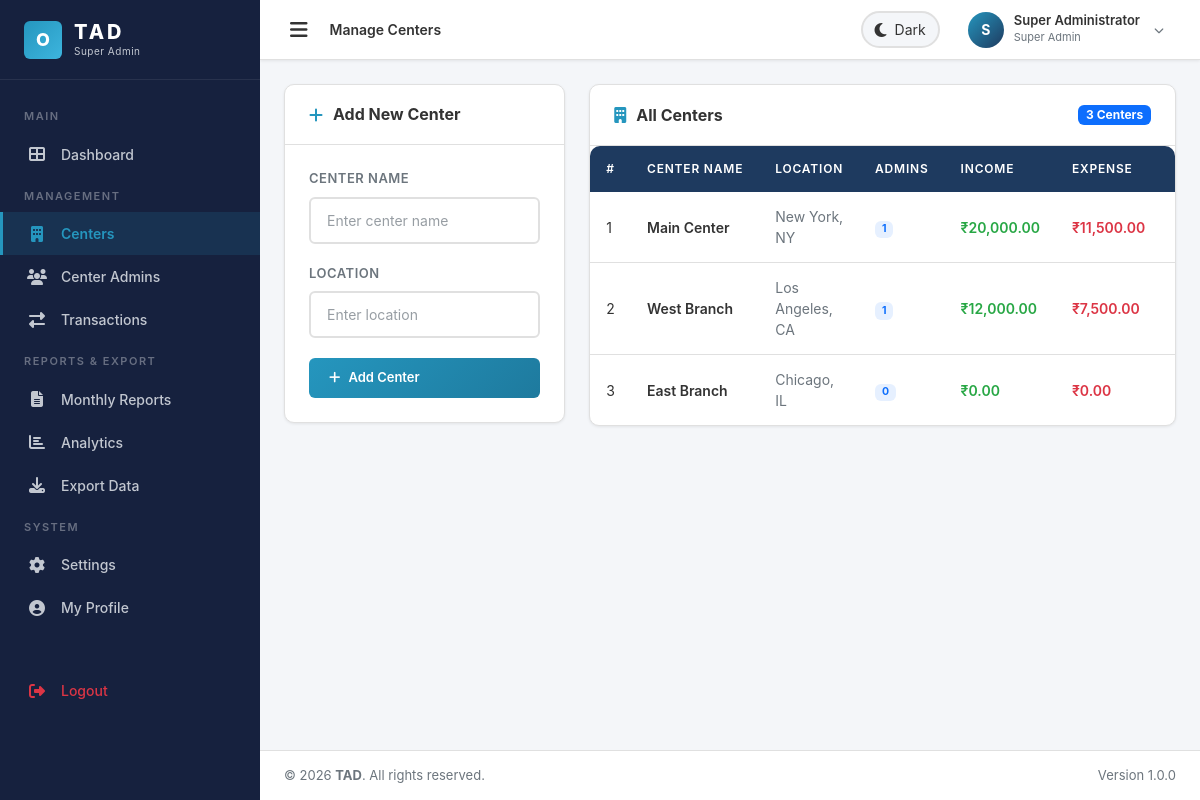
The app's page /superadmin/centers.php (signed in) with its own data.
### tables this page shows
CREATE TABLE `centers` (
    `id` INT AUTO_INCREMENT PRIMARY KEY,
    `center_name` VARCHAR(255) NOT NULL,
    `location` VARCHAR(255) NOT NULL,
    `created_at` TIMESTAMP DEFAULT CURRENT_TIMESTAMP
);

### includes/functions.php (called while the page is built, shortened)
<?php
function sanitize($data) {
    $data = trim($data);
    $data = stripslashes($data);
    $data = htmlspecialchars($data, ENT_QUOTES, 'UTF-8');
    return $data;
}
function formatCurrency($amount) {
    $amount = (float)$amount;
    $isNegative = $amount < 0;
    $amount = abs($amount);
    $whole = floor($amount);
    $decimal = sprintf('%02d', round(($amount - $whole) * 100));
    $wholeStr = (string)$whole;
    $length = strlen($wholeStr);
    if ($length > 3) {
        $lastThree = substr($wholeStr, -3);
        $remaining = substr($wholeStr, 0, $length - 3);
        $formatted = '';
        $remLen = strlen($remaining);
        for ($i = 0; $i < $remLen; $i++) {
            $formatted .= $remaining[$i];
        }
        $result = $formatted . ',' . $lastThree . '.' . $decimal;
    } else {
        $result = $wholeStr . '.' . $decimal;
    }
    return ($isNegative ? '-' : '') . '₹' . $result;
}

### superadmin/centers.php (the view, shortened to what this page needs)
<?php
$conn = getDBConnection();
$centers = $conn->query("SELECT c.*,
    (SELECT COUNT(*) FROM users WHERE center_id = c.id AND role = 'center_admin') as admin_count,
    COALESCE((SELECT SUM(amount) FROM transactions WHERE center_id = c.id AND type='income'), 0) as total_income,
    COALESCE((SELECT SUM(amount) FROM transactions WHERE center_id = c.id AND type='expense'), 0) as total_expense
    FROM centers c ORDER BY c.created_at DESC");
$editCenter = null;
include __DIR__ . '/../includes/header.php';
?>
<div class="row g-4">
    <div class="col-lg-4">
        <div class="card-custom">
            <div class="card-custom-header">
                <h5><i class="fas fa-<?php echo $editCenter ? 'edit' : 'plus'; ?>"></i>
                    <?php echo $editCenter ? 'Edit Center' : 'Add New Center'; ?>
                </h5>
            </div>
            <div class="card-custom-body">
                <form method="POST" class="needs-validation" novalidate>
                    <div class="form-group-custom">
                        <label>Center Name</label>
                        <input type="text" name="center_name" class="form-control-custom"
                               placeholder="Enter center name" required
                               value="<?php echo $editCenter ? sanitize($editCenter['center_name']) : ''; ?>">
                    </div>
                    <div class="form-group-custom">
                        <label>Location</label>
                        <input type="text" name="location" class="form-control-custom"
                               placeholder="Enter location" required
                               value="<?php echo $editCenter ? sanitize($editCenter['location']) : ''; ?>">
                    </div>
                    <button type="submit" class="btn-primary-custom w-100">
                        <i class="fas fa-<?php echo $editCenter ? 'save' : 'plus'; ?>"></i>
                        <?php echo $editCenter ? 'Update Center' : 'Add Center'; ?>
                    </button>
                </form>
            </div>
        </div>
    </div>
    <div class="col-lg-8">
        <div class="card-custom">
            <div class="card-custom-header">
                <h5><i class="fas fa-building"></i> All Centers</h5>
                <span class="badge bg-primary"><?php echo $centers->num_rows; ?> Centers</span>
            </div>
            <div class="card-custom-body p-0">
                <div class="table-responsive">
                    <table class="table-custom">
                        <thead>
                            <tr>
                                <th>#</th>
                                <th>Center Name</th>
                                <th>Location</th>
                                <th>Admins</th>
                                <th>Income</th>
                                <th>Expense</th>
                                <th>Profit</th>
                            </tr>
                        </thead>
                        <tbody>
                            <?php $sr = 1; while ($c = $centers->fetch_assoc()): ?>
                            <?php $profit = $c['total_income'] - $c['total_expense']; ?>
                            <tr>
                                <td><?php echo $sr++; ?></td>
                                <td class="fw-600"><?php echo sanitize($c['center_name']); ?></td>
                                <td class="text-muted-custom"><?php echo sanitize($c['location']); ?></td>
                                <td>
                                    <span class="badge bg-primary bg-opacity-10 text-primary"><?php echo $c['admin_count']; ?></span>
                                </td>
                                <td class="text-success-custom fw-600"><?php echo formatCurrency($c['total_income']); ?></td>
                                <td class="text-danger-custom fw-600"><?php echo formatCurrency($c['total_expense']); ?></td>
                                <td class="<?php echo $profit >= 0 ? 'profit-positive' : 'profit-negative'; ?>">
                                </td>
                            </tr>
                            <?php endwhile; ?>
                        </tbody>
                    </table>
                </div>
            </div>
        </div>
    </div>
</div>
<?php include __DIR__ . '/../includes/footer.php'; ?>

### css/style.css (style rules this page uses)
:root { --primary: #2596be; --primary-dark: #1e7a9e; --primary-light: #3db5de; --accent: #1e3a5f; --success: #28a745; --danger: #dc3545; --warning: #ffc107; --info: #17a2b8; --bg-light: #f4f6f9; --bg-card-light: #ffffff; --text-light: #333333; --text-muted-light: #6c757d; --border-light: #e0e0e0; --sidebar-bg: #16213e; --sidebar-text: #c2c7d0; --sidebar-active: #2596be; --sidebar-hover: rgba(37, 150, 190, 0.15); --sidebar-width: 260px; --sidebar-collapsed-width: 70px; --header-height: 60px; --footer-height: 50px; --shadow-sm: 0 1px 3px rgba(0, 0, 0, 0.08); --shadow-md: 0 4px 12px rgba(0, 0, 0, 0.1); --shadow-lg: 0 8px 24px rgba(0, 0, 0, 0.12); --radius-sm: 6px; --radius-md: 10px; --radius-lg: 16px; --radius-xl: 20px; --transition: all 0.3s ease; --transition-fast: all 0.15s ease; --font-family: 'Inter', 'Segoe UI', system-ui, -apple-system, sans-serif; }
* { margin: 0; padding: 0; box-sizing: border-box; }
html { scroll-behavior: smooth; }
body { font-family: var(--font-family); background-color: var(--bg-light); color: var(--text-light); transition: var(--transition); overflow-x: hidden; min-height: 100vh; }
.card-custom { background: var(--bg-card-light); border-radius: var(--radius-md); box-shadow: var(--shadow-sm); border: 1px solid var(--border-light); margin-bottom: 24px; transition: var(--transition); }
.card-custom-header { padding: 20px 24px; border-bottom: 1px solid var(--border-light); display: flex; align-items: center; justify-content: space-between; flex-wrap: wrap; gap: 12px; }
.card-custom-header h5 { font-size: 16px; font-weight: 700; color: var(--text-light); margin: 0; display: flex; align-items: center; gap: 10px; }
.card-custom-header h5 i { color: var(--primary); }
.card-custom-body { padding: 24px; }
.table-responsive { border-radius: var(--radius-md); overflow: hidden; }
.table-custom { width: 100%; border-collapse: collapse; }
.table-custom thead th { background: var(--accent); color: #ffffff; font-size: 12px; font-weight: 600; text-transform: uppercase; letter-spacing: 0.8px; padding: 14px 16px; white-space: nowrap; border: none; }
.table-custom tbody td { padding: 14px 16px; font-size: 14px; color: var(--text-light); border-bottom: 1px solid var(--border-light); vertical-align: middle; }
.table-custom tbody tr { transition: var(--transition-fast); }
.table-custom tbody tr:last-child td { border-bottom: none; }
.btn-primary-custom { background: linear-gradient(135deg, var(--primary), var(--primary-dark)); color: #fff; border: none; padding: 10px 20px; border-radius: var(--radius-sm); font-size: 13px; font-weight: 600; cursor: pointer; transition: var(--transition); display: inline-flex; align-items: center; gap: 8px; }
.form-group-custom { margin-bottom: 20px; }
.form-group-custom label { display: block; font-size: 13px; font-weight: 600; color: var(--text-muted-light); text-transform: uppercase; letter-spacing: 0.5px; margin-bottom: 8px; }
.form-control-custom { width: 100%; padding: 11px 16px; border: 2px solid var(--border-light); border-radius: var(--radius-sm); font-size: 14px; color: var(--text-light); background: var(--bg-card-light); transition: var(--transition); font-family: var(--font-family); }
.form-control-custom::placeholder { color: var(--text-muted-light); opacity: 0.7; }
.text-success-custom { color: var(--success) !important; }
.text-danger-custom { color: var(--danger) !important; }
.text-muted-custom { color: var(--text-muted-light) !important; }
.fw-600 { font-weight: 600 !important; }
.profit-positive { color: var(--success); font-weight: 700; }

### records on screen
centers: center_name "Main Center", location "New York, NY", admin_count "1", total_income "₹20,000.00", total_expense "₹11,500.00"
centers: center_name "West Branch", location "Los Angeles, CA", admin_count "1", total_income "₹12,000.00", total_expense "₹7,500.00"
centers: center_name "East Branch", location "Chicago, IL", admin_count "0", total_income "₹0.00", total_expense "₹0.00"

### other values on screen
APP_NAME "TAD"
$pageTitle "Manage Centers"
substr($_SESSION['user_name'] ?? 'U', 0, 1) "S"
$_SESSION['user_name'] "Super Administrator"
$centers->num_rows "3"
APP_VERSION "1.0.0"
